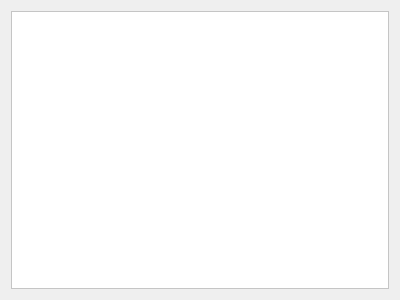
<?xml version="1.0" encoding="UTF-8"?>
<ui version="4.0">
 <class>HelpWindow</class>
 <widget class="QWidget" name="HelpWindow">
  <property name="geometry">
   <rect>
    <x>0</x>
    <y>0</y>
    <width>400</width>
    <height>300</height>
   </rect>
  </property>
  <property name="windowTitle">
   <string>Form</string>
  </property>
  <layout class="QHBoxLayout" name="horizontalLayout">
   <item>
    <layout class="QVBoxLayout" name="verticalLayout">
     <item>
      <widget class="QFrame" name="frame">
       <property name="palette">
        <palette>
         <active>
          <colorrole role="WindowText">
           <brush brushstyle="SolidPattern">
            <color alpha="255">
             <red>0</red>
             <green>0</green>
             <blue>0</blue>
            </color>
           </brush>
          </colorrole>
          <colorrole role="Button">
           <brush brushstyle="SolidPattern">
            <color alpha="255">
             <red>255</red>
             <green>255</green>
             <blue>255</blue>
            </color>
           </brush>
          </colorrole>
          <colorrole role="Light">
           <brush brushstyle="SolidPattern">
            <color alpha="255">
             <red>255</red>
             <green>255</green>
             <blue>255</blue>
            </color>
           </brush>
          </colorrole>
          <colorrole role="Midlight">
           <brush brushstyle="SolidPattern">
            <color alpha="255">
             <red>255</red>
             <green>255</green>
             <blue>255</blue>
            </color>
           </brush>
          </colorrole>
          <colorrole role="Dark">
           <brush brushstyle="SolidPattern">
            <color alpha="255">
             <red>127</red>
             <green>127</green>
             <blue>127</blue>
            </color>
           </brush>
          </colorrole>
          <colorrole role="Mid">
           <brush brushstyle="SolidPattern">
            <color alpha="255">
             <red>170</red>
             <green>170</green>
             <blue>170</blue>
            </color>
           </brush>
          </colorrole>
          <colorrole role="Text">
           <brush brushstyle="SolidPattern">
            <color alpha="255">
             <red>0</red>
             <green>0</green>
             <blue>0</blue>
            </color>
           </brush>
          </colorrole>
          <colorrole role="BrightText">
           <brush brushstyle="SolidPattern">
            <color alpha="255">
             <red>255</red>
             <green>255</green>
             <blue>255</blue>
            </color>
           </brush>
          </colorrole>
          <colorrole role="ButtonText">
           <brush brushstyle="SolidPattern">
            <color alpha="255">
             <red>0</red>
             <green>0</green>
             <blue>0</blue>
            </color>
           </brush>
          </colorrole>
          <colorrole role="Base">
           <brush brushstyle="SolidPattern">
            <color alpha="255">
             <red>255</red>
             <green>255</green>
             <blue>255</blue>
            </color>
           </brush>
          </colorrole>
          <colorrole role="Window">
           <brush brushstyle="SolidPattern">
            <color alpha="255">
             <red>255</red>
             <green>255</green>
             <blue>255</blue>
            </color>
           </brush>
          </colorrole>
          <colorrole role="Shadow">
           <brush brushstyle="SolidPattern">
            <color alpha="255">
             <red>0</red>
             <green>0</green>
             <blue>0</blue>
            </color>
           </brush>
          </colorrole>
          <colorrole role="AlternateBase">
           <brush brushstyle="SolidPattern">
            <color alpha="255">
             <red>255</red>
             <green>255</green>
             <blue>255</blue>
            </color>
           </brush>
          </colorrole>
          <colorrole role="ToolTipBase">
           <brush brushstyle="SolidPattern">
            <color alpha="255">
             <red>255</red>
             <green>255</green>
             <blue>220</blue>
            </color>
           </brush>
          </colorrole>
          <colorrole role="ToolTipText">
           <brush brushstyle="SolidPattern">
            <color alpha="255">
             <red>0</red>
             <green>0</green>
             <blue>0</blue>
            </color>
           </brush>
          </colorrole>
          <colorrole role="PlaceholderText">
           <brush brushstyle="SolidPattern">
            <color alpha="128">
             <red>0</red>
             <green>0</green>
             <blue>0</blue>
            </color>
           </brush>
          </colorrole>
         </active>
         <inactive>
          <colorrole role="WindowText">
           <brush brushstyle="SolidPattern">
            <color alpha="255">
             <red>0</red>
             <green>0</green>
             <blue>0</blue>
            </color>
           </brush>
          </colorrole>
          <colorrole role="Button">
           <brush brushstyle="SolidPattern">
            <color alpha="255">
             <red>255</red>
             <green>255</green>
             <blue>255</blue>
            </color>
           </brush>
          </colorrole>
          <colorrole role="Light">
           <brush brushstyle="SolidPattern">
            <color alpha="255">
             <red>255</red>
             <green>255</green>
             <blue>255</blue>
            </color>
           </brush>
          </colorrole>
          <colorrole role="Midlight">
           <brush brushstyle="SolidPattern">
            <color alpha="255">
             <red>255</red>
             <green>255</green>
             <blue>255</blue>
            </color>
           </brush>
          </colorrole>
          <colorrole role="Dark">
           <brush brushstyle="SolidPattern">
            <color alpha="255">
             <red>127</red>
             <green>127</green>
             <blue>127</blue>
            </color>
           </brush>
          </colorrole>
          <colorrole role="Mid">
           <brush brushstyle="SolidPattern">
            <color alpha="255">
             <red>170</red>
             <green>170</green>
             <blue>170</blue>
            </color>
           </brush>
          </colorrole>
          <colorrole role="Text">
           <brush brushstyle="SolidPattern">
            <color alpha="255">
             <red>0</red>
             <green>0</green>
             <blue>0</blue>
            </color>
           </brush>
          </colorrole>
          <colorrole role="BrightText">
           <brush brushstyle="SolidPattern">
            <color alpha="255">
             <red>255</red>
             <green>255</green>
             <blue>255</blue>
            </color>
           </brush>
          </colorrole>
          <colorrole role="ButtonText">
           <brush brushstyle="SolidPattern">
            <color alpha="255">
             <red>0</red>
             <green>0</green>
             <blue>0</blue>
            </color>
           </brush>
          </colorrole>
          <colorrole role="Base">
           <brush brushstyle="SolidPattern">
            <color alpha="255">
             <red>255</red>
             <green>255</green>
             <blue>255</blue>
            </color>
           </brush>
          </colorrole>
          <colorrole role="Window">
           <brush brushstyle="SolidPattern">
            <color alpha="255">
             <red>255</red>
             <green>255</green>
             <blue>255</blue>
            </color>
           </brush>
          </colorrole>
          <colorrole role="Shadow">
           <brush brushstyle="SolidPattern">
            <color alpha="255">
             <red>0</red>
             <green>0</green>
             <blue>0</blue>
            </color>
           </brush>
          </colorrole>
          <colorrole role="AlternateBase">
           <brush brushstyle="SolidPattern">
            <color alpha="255">
             <red>255</red>
             <green>255</green>
             <blue>255</blue>
            </color>
           </brush>
          </colorrole>
          <colorrole role="ToolTipBase">
           <brush brushstyle="SolidPattern">
            <color alpha="255">
             <red>255</red>
             <green>255</green>
             <blue>220</blue>
            </color>
           </brush>
          </colorrole>
          <colorrole role="ToolTipText">
           <brush brushstyle="SolidPattern">
            <color alpha="255">
             <red>0</red>
             <green>0</green>
             <blue>0</blue>
            </color>
           </brush>
          </colorrole>
          <colorrole role="PlaceholderText">
           <brush brushstyle="SolidPattern">
            <color alpha="128">
             <red>0</red>
             <green>0</green>
             <blue>0</blue>
            </color>
           </brush>
          </colorrole>
         </inactive>
         <disabled>
          <colorrole role="WindowText">
           <brush brushstyle="SolidPattern">
            <color alpha="255">
             <red>127</red>
             <green>127</green>
             <blue>127</blue>
            </color>
           </brush>
          </colorrole>
          <colorrole role="Button">
           <brush brushstyle="SolidPattern">
            <color alpha="255">
             <red>255</red>
             <green>255</green>
             <blue>255</blue>
            </color>
           </brush>
          </colorrole>
          <colorrole role="Light">
           <brush brushstyle="SolidPattern">
            <color alpha="255">
             <red>255</red>
             <green>255</green>
             <blue>255</blue>
            </color>
           </brush>
          </colorrole>
          <colorrole role="Midlight">
           <brush brushstyle="SolidPattern">
            <color alpha="255">
             <red>255</red>
             <green>255</green>
             <blue>255</blue>
            </color>
           </brush>
          </colorrole>
          <colorrole role="Dark">
           <brush brushstyle="SolidPattern">
            <color alpha="255">
             <red>127</red>
             <green>127</green>
             <blue>127</blue>
            </color>
           </brush>
          </colorrole>
          <colorrole role="Mid">
           <brush brushstyle="SolidPattern">
            <color alpha="255">
             <red>170</red>
             <green>170</green>
             <blue>170</blue>
            </color>
           </brush>
          </colorrole>
          <colorrole role="Text">
           <brush brushstyle="SolidPattern">
            <color alpha="255">
             <red>127</red>
             <green>127</green>
             <blue>127</blue>
            </color>
           </brush>
          </colorrole>
          <colorrole role="BrightText">
           <brush brushstyle="SolidPattern">
            <color alpha="255">
             <red>255</red>
             <green>255</green>
             <blue>255</blue>
            </color>
           </brush>
          </colorrole>
          <colorrole role="ButtonText">
           <brush brushstyle="SolidPattern">
            <color alpha="255">
             <red>127</red>
             <green>127</green>
             <blue>127</blue>
            </color>
           </brush>
          </colorrole>
          <colorrole role="Base">
           <brush brushstyle="SolidPattern">
            <color alpha="255">
             <red>255</red>
             <green>255</green>
             <blue>255</blue>
            </color>
           </brush>
          </colorrole>
          <colorrole role="Window">
           <brush brushstyle="SolidPattern">
            <color alpha="255">
             <red>255</red>
             <green>255</green>
             <blue>255</blue>
            </color>
           </brush>
          </colorrole>
          <colorrole role="Shadow">
           <brush brushstyle="SolidPattern">
            <color alpha="255">
             <red>0</red>
             <green>0</green>
             <blue>0</blue>
            </color>
           </brush>
          </colorrole>
          <colorrole role="AlternateBase">
           <brush brushstyle="SolidPattern">
            <color alpha="255">
             <red>255</red>
             <green>255</green>
             <blue>255</blue>
            </color>
           </brush>
          </colorrole>
          <colorrole role="ToolTipBase">
           <brush brushstyle="SolidPattern">
            <color alpha="255">
             <red>255</red>
             <green>255</green>
             <blue>220</blue>
            </color>
           </brush>
          </colorrole>
          <colorrole role="ToolTipText">
           <brush brushstyle="SolidPattern">
            <color alpha="255">
             <red>0</red>
             <green>0</green>
             <blue>0</blue>
            </color>
           </brush>
          </colorrole>
          <colorrole role="PlaceholderText">
           <brush brushstyle="SolidPattern">
            <color alpha="128">
             <red>0</red>
             <green>0</green>
             <blue>0</blue>
            </color>
           </brush>
          </colorrole>
         </disabled>
        </palette>
       </property>
       <property name="autoFillBackground">
        <bool>true</bool>
       </property>
       <property name="frameShape">
        <enum>QFrame::StyledPanel</enum>
       </property>
       <property name="frameShadow">
        <enum>QFrame::Raised</enum>
       </property>
      </widget>
     </item>
    </layout>
   </item>
  </layout>
 </widget>
 <resources/>
 <connections/>
</ui>
